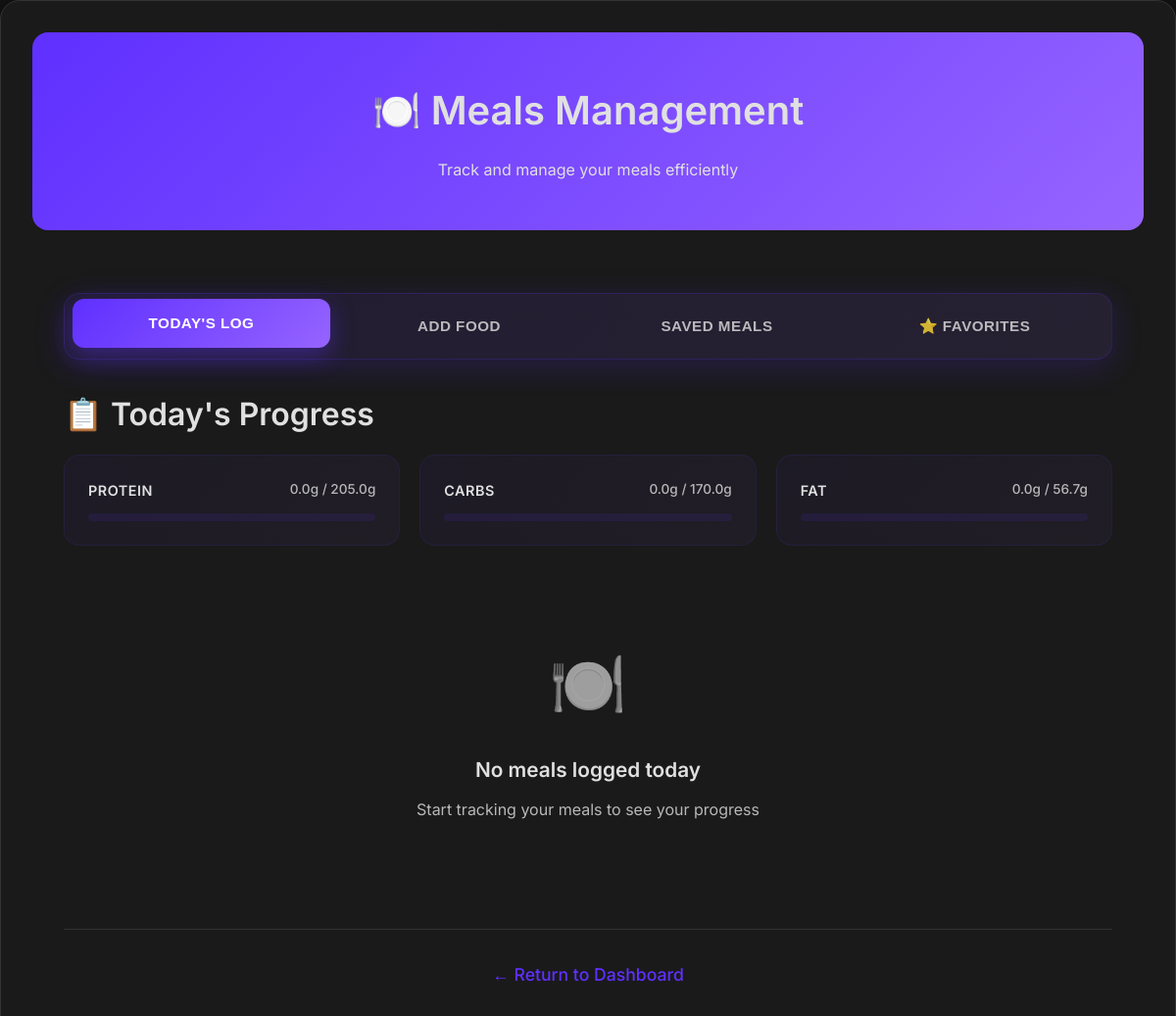
/meals (signed in), run on an earlier commit of the app's database.
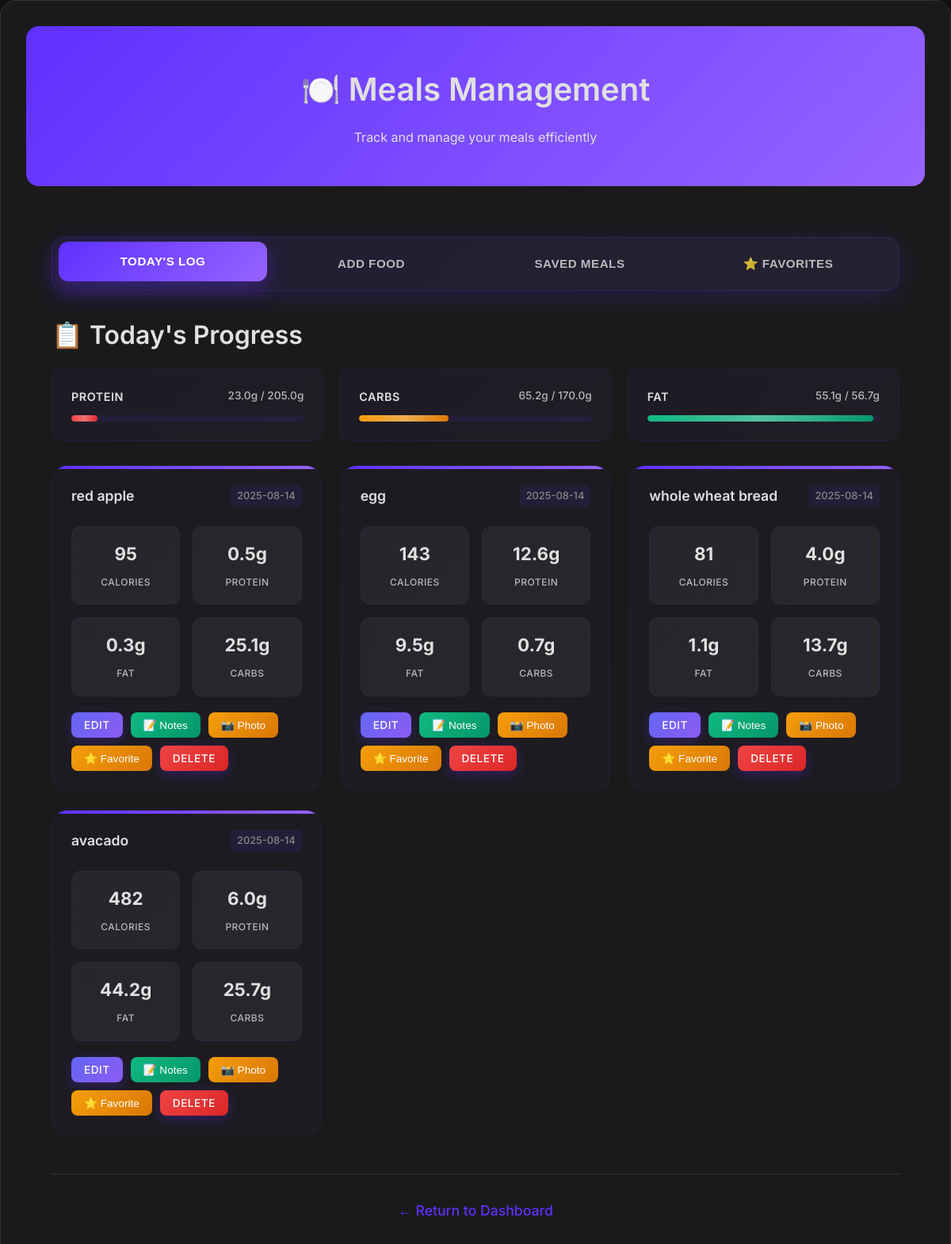
And on a later commit of the database.
### tables this page shows
CREATE TABLE goals (
            id INTEGER PRIMARY KEY AUTOINCREMENT,
            user_id INTEGER,
            weight_goal REAL,
            calorie_goal INTEGER, protein_goal REAL, carbs_goal REAL, fat_goal REAL,
            FOREIGN KEY (user_id) REFERENCES users(id)
        );

CREATE TABLE meals (
            id INTEGER PRIMARY KEY AUTOINCREMENT,
            user_id INTEGER,
            meal_name TEXT,
            calories REAL,
            protein REAL,
            fat REAL,
            carbs REAL,
            date TEXT, quantity REAL, unit TEXT, meal_session_id TEXT,
            FOREIGN KEY (user_id) REFERENCES users(id)
        );

### cedhealth_app.py (the view, shortened to what this page needs)
@app.route('/meals', methods=['GET', 'POST'])
def meals():
    if 'user_id' not in session:
        return redirect(url_for('login'))
    nutrition_data = None
    error_message = None
    analyze_results = []
    total_nutrition = {'calories': 0, 'protein': 0, 'fat': 0, 'carbs': 0, 'fiber': 0}
    date_filter = request.args.get('date')
    if not date_filter:
        date_filter = datetime.now().date().isoformat()
    user_id = session['user_id']
    conn = sqlite3.connect('cedhealth.db')
    c = conn.cursor()
    c.execute('''
        SELECT m.*, mn.notes, mn.mood, mn.hunger_level, mp.photo_filename
        FROM meals m
        LEFT JOIN meal_notes mn ON m.id = mn.meal_id
        LEFT JOIN meal_photos mp ON m.id = mp.meal_id
        WHERE m.user_id = ? AND m.date = ?
        ORDER BY m.id DESC
    ''', (user_id, date_filter))
    meals_by_user = c.fetchall()
    c.execute('''
        SELECT * FROM favorite_meals
        WHERE user_id = ?
        ORDER BY last_used DESC
        LIMIT 10
    ''', (user_id,))
    favorite_meals_data = c.fetchall()
    c.execute('SELECT SUM(protein), SUM(carbs), SUM(fat) FROM meals WHERE user_id = ? AND date = ?',
              (user_id, date_filter))
    macro_totals = c.fetchone()
    c.execute('SELECT protein_goal, carbs_goal, fat_goal FROM goals WHERE user_id = ?', (user_id,))
    macro_goals = c.fetchone()
    c.execute('''
        SELECT sm.id, sm.meal_name, sm.created_date,
               SUM(smi.calories) as total_calories,
               SUM(smi.protein) as total_protein,
               SUM(smi.fat) as total_fat,
               SUM(smi.carbs) as total_carbs
        FROM saved_meals sm
        LEFT JOIN saved_meal_items smi ON sm.id = smi.saved_meal_id
        WHERE sm.user_id = ?
        GROUP BY sm.id, sm.meal_name, sm.created_date
        ORDER BY sm.created_date DESC
    ''', (user_id,))
    saved_meals_data = c.fetchall()
    conn.close()
    return render_template('meals.html',
                           meals=meals_by_user,
                           selected_date=date_filter,
                           nutrition_data=nutrition_data,
                           error_message=error_message,
                           macro_totals=macro_totals,
                           macro_goals=macro_goals,
                           current_date=datetime.now().date().isoformat(),
                           saved_meals=saved_meals_data,
                           analyze_results=analyze_results,
                           total_nutrition=total_nutrition,
                           favorite_meals=favorite_meals_data)

### templates/meals.html (shortened to what this page needs)
<!DOCTYPE html>
<html lang="en">
<head>
    <link rel="stylesheet" href="/static/style.css">
</head>
<body>
    <div class="container">
        <div class="header">
            <h1>🍽️ Meals Management</h1>
            <p>Track and manage your meals efficiently</p>
        </div>
        <div class="content">
            <div class="meal-tabs">
                <button class="meal-tab active" onclick="switchTab('today-log')">Today's Log</button>
                <button class="meal-tab" onclick="switchTab('add-food')">Add Food</button>
                <button class="meal-tab" onclick="switchTab('saved-meals')">Saved Meals</button>
                <button class="meal-tab" onclick="window.location.href='/favorites'">⭐ Favorites</button>
            </div>
            <div id="today-log" class="tab-content active">
                <div class="section-card">
                    <h2>📋 Today's Progress</h2>
                    <div class="macro-grid">
                        <div class="macro-item">
                            <div class="macro-header">
                                <span class="macro-label">Protein</span>
                                <span class="macro-progress">
                                    {{ "%.1f"|format(macro_totals[0] or 0) }}g / {{ "%.1f"|format(macro_goals[0] or 0) }}g
                                </span>
                            </div>
                            <div class="progress-bar">
                                <div class="progress-fill protein-fill" style="width: {{ ((macro_totals[0] or 0) / (macro_goals[0] or 1) * 100) if macro_goals and macro_goals[0] else 0 }}%"></div>
                            </div>
                        </div>
                        <div class="macro-item">
                            <div class="macro-header">
                                <span class="macro-label">Carbs</span>
                                <span class="macro-progress">
                                    {{ "%.1f"|format(macro_totals[1] or 0) }}g / {{ "%.1f"|format(macro_goals[1] or 0) }}g
                                </span>
                            </div>
                            <div class="progress-bar">
                                <div class="progress-fill carbs-fill" style="width: {{ ((macro_totals[1] or 0) / (macro_goals[1] or 1) * 100) if macro_goals and macro_goals[1] else 0 }}%"></div>
                            </div>
                        </div>
                        <div class="macro-item">
                            <div class="macro-header">
                                <span class="macro-label">Fat</span>
                                <span class="macro-progress">
                                    {{ "%.1f"|format(macro_totals[2] or 0) }}g / {{ "%.1f"|format(macro_goals[2] or 0) }}g
                                </span>
                            </div>
                            <div class="progress-bar">
                                <div class="progress-fill fat-fill" style="width: {{ ((macro_totals[2] or 0) / (macro_goals[2] or 1) * 100) if macro_goals and macro_goals[2] else 0 }}%"></div>
                            </div>
                        </div>
                    </div>
                    {% if meals %}
                        <div class="meals-grid">
                            {% for meal in meals %}
                                <div class="meal-card">
                                    <div class="meal-header">
                                        <h3>{{ meal[2] }}</h3>
                                        <span class="meal-date">{{ meal[7] }}</span>
                                    </div>
                                    <div class="meal-nutrition">
                                        <div class="nutrition-item">
                                            <span class="value">{{ "%.0f"|format(meal[3]) }}</span>
                                            <span class="label">Calories</span>
                                        </div>
                                        <div class="nutrition-item">
                                            <span class="value">{{ "%.1f"|format(meal[4]) }}g</span>
                                            <span class="label">Protein</span>
                                        </div>
                                        <div class="nutrition-item">
                                            <span class="value">{{ "%.1f"|format(meal[5]) }}g</span>
                                            <span class="label">Fat</span>
                                        </div>
                                        <div class="nutrition-item">
                                            <span class="value">{{ "%.1f"|format(meal[6]) }}g</span>
                                            <span class="label">Carbs</span>
                                        </div>
                                    </div>
                                    <div class="meal-actions" style="display: flex; gap: 10px; margin-top: 16px; flex-wrap: wrap;">
                                        <button class="btn btn-secondary" onclick="editMeal({{ meal[0] }}, '{{ meal[2] }}', {{ meal[3] }}, {{ meal[4] }}, {{ meal[5] }}, {{ meal[6] }})" style="background: linear-gradient(135deg, #6366f1 0%, #8b5cf6 100%); color: white; border: none; padding: 8px 16px; border-radius: 8px; font-size: 0.85rem; font-weight: 500;">Edit</button>
                                        <button onclick="addMealNote({{ meal[0] }}, '{{ meal[8] or '' }}', '{{ meal[9] or '' }}', {{ meal[10] or 5 }})"
                                                style="background: linear-gradient(135deg, #10b981 0%, #059669 100%); color: white; border: none; padding: 8px 16px; border-radius: 8px; font-size: 0.85rem; font-weight: 500; cursor: pointer;">📝 Notes</button>
                                        <button onclick="uploadPhoto({{ meal[0] }})"
                                                style="background: linear-gradient(135deg, #f59e0b 0%, #d97706 100%); color: white; border: none; padding: 8px 16px; border-radius: 8px; font-size: 0.85rem; font-weight: 500; cursor: pointer;">📸 Photo</button>
                                        <form method="POST" action="{{ url_for('add_to_favorites') }}" style="display: inline;">
                                            <button type="submit" style="background: linear-gradient(135deg, #f59e0b 0%, #d97706 100%); color: white; border: none; padding: 8px 16px; border-radius: 8px; font-size: 0.85rem; font-weight: 500; cursor: pointer;">⭐ Favorite</button>
                                        </form>
                                        <form method="POST" action="{{ url_for('delete_meal', meal_id=meal[0]) }}" style="display: inline;">
                                            <button type="submit" class="btn btn-danger" onclick="return confirm('Delete this meal?')">Delete</button>
                                        </form>
                                    </div>
                                </div>
                            {% endfor %}
                        </div>
                    {% else %}
                        <div class="empty-state">
                            <div class="empty-icon">🍽️</div>
                            <h3>No meals logged today</h3>
                            <p>Start tracking your meals to see your progress</p>
                        </div>
                    {% endif %}
                </div>
            </div>
            <div class="back-link">
                <a href="/dashboard">← Return to Dashboard</a>
            </div>
        </div>
    </div>
</body>
</html>

### static/style.css (style rules this page uses)
* { margin: 0; padding: 0; box-sizing: border-box; }
:root { --primary-bg: #121212; --secondary-bg: #1A1A1A; --tertiary-bg: #2A2A2A; --card-bg: #1A1A1A; --accent-color: #5f30ff; --accent-gradient: linear-gradient(135deg, #5f30ff 0%, #9664ff 100%); --accent-hover: #7c3aed; --text-primary: #e0e0e0; --text-secondary: #B8B8B8; --text-muted: #888888; --border-color: #333333; --shadow-light: rgba(95, 48, 255, 0.1); --shadow-medium: rgba(0, 0, 0, 0.3); --shadow-heavy: rgba(0, 0, 0, 0.5); --radius-sm: 8px; --radius-md: 12px; --radius-lg: 16px; --radius-xl: 20px; --space-xs: 0.5rem; --space-sm: 0.75rem; --space-md: 1rem; --space-lg: 1.5rem; --space-xl: 2rem; --space-2xl: 3rem; }
body { font-family: 'Inter', 'Poppins', -apple-system, BlinkMacSystemFont, 'Segoe UI', Roboto, sans-serif; line-height: 1.6; color: var(--text-primary); background-color: var(--primary-bg); min-height: 100vh; font-weight: 400; }
h1, h2, h3, h4, h5, h6 { font-weight: 600; margin-bottom: var(--space-md); color: var(--text-primary); font-family: 'Inter', sans-serif; }
h1 { font-size: 2.5rem; }
h2 { font-size: 2rem; }
h3 { font-size: 1.5rem; }
p, span, div, label, li, td, th { color: var(--text-primary); font-family: 'Inter', sans-serif; }
a { color: var(--accent-color); text-decoration: none; transition: color 0.3s ease; }
.btn { display: inline-flex; align-items: center; justify-content: center; padding: var(--space-md) var(--space-xl); font-size: 1rem; font-weight: 600; text-decoration: none; border: none; border-radius: var(--radius-md); cursor: pointer; transition: all 0.3s ease; white-space: nowrap; text-transform: uppercase; letter-spacing: 0.5px; font-family: 'Inter', sans-serif; }
.btn-primary, .btn { background: var(--accent-gradient); color: white; box-shadow: 0 4px 15px rgba(95, 48, 255, 0.3); }
.btn-secondary { background: var(--tertiary-bg); color: var(--text-primary); border: 1px solid var(--border-color); }
.container { max-width: 1200px; margin: 0 auto; padding: var(--space-xl); background: var(--card-bg); border-radius: var(--radius-xl); box-shadow: 0 8px 32px var(--shadow-medium); border: 1px solid var(--border-color); }
.header, .page-header { background: var(--accent-gradient); color: white; padding: var(--space-2xl) var(--space-xl); text-align: center; border-radius: var(--radius-lg); margin-bottom: var(--space-xl); position: relative; }
.back-link { text-align: center; margin-top: var(--space-2xl); padding-top: var(--space-xl); border-top: 1px solid var(--border-color); }
.back-link a { color: var(--accent-color); text-decoration: none; font-weight: 500; transition: color 0.3s ease; font-size: 1.1rem; }
.content { padding: var(--space-xl); }

What changed in the data, as far as the page shows it:
added meals: meal_name "red apple", date "2025-08-14", calories "95", protein "0.5", fat "0.3", carbs "25.1"
added meals: meal_name "egg", date "2025-08-14", calories "143", protein "12.6", fat "9.5", carbs "0.7"
added meals: meal_name "whole wheat bread", date "2025-08-14", calories "81", protein "4.0", fat "1.1", carbs "13.7"
added meals: meal_name "avacado", date "2025-08-14", calories "482", protein "6.0", fat "44.2", carbs "25.7"
Also different on the page:
{{ "%.1f"|format(macro_totals[0] or 0) }}: "0.0" → "23.0"
{{ "%.1f"|format(macro_totals[1] or 0) }}: "0.0" → "65.2"
{{ "%.1f"|format(macro_totals[2] or 0) }}: "0.0" → "55.1"
text no longer shown: "🍽️ No meals logged today Start tracking your meals to see your progress"
